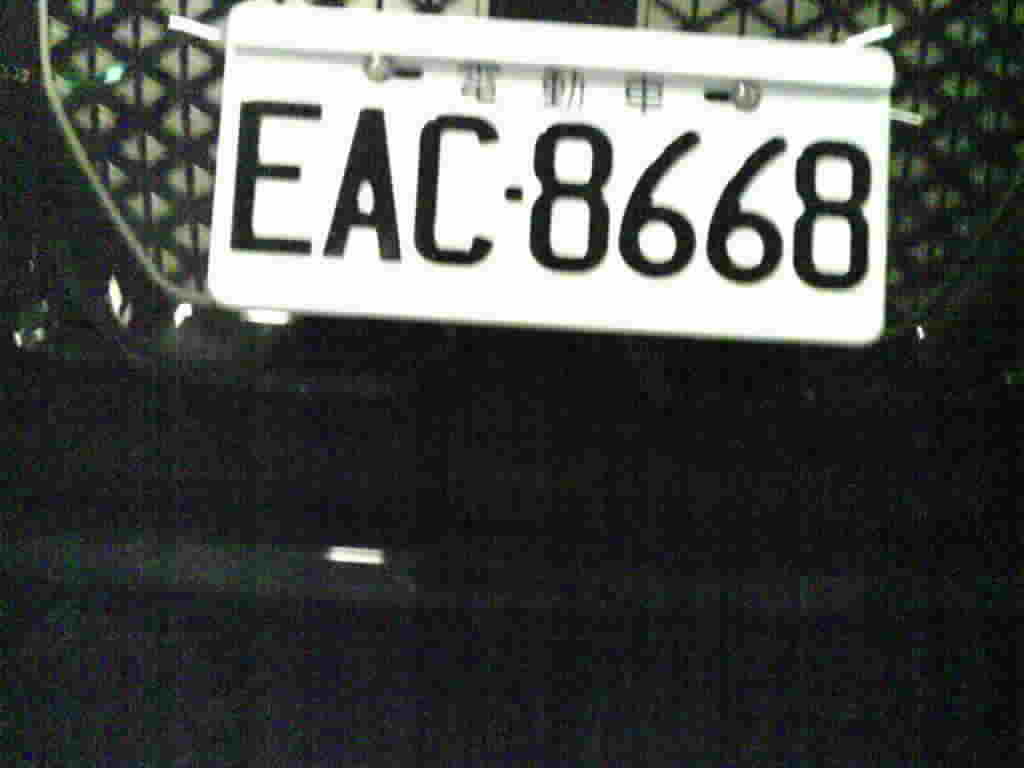
#> input picture 1128/capture (10).jpg, 1024 x 768 px, found by its file name; its folder holds only this picture in this run
$ python a.py '1128/capture (10).jpg'
#> lines starting #> are read from the running program, lines starting #| are printed output that depends on the picture; after the words box and inside, x2 and y2 are one past the last pixel; in counts of white or black regions, pixels touching at a corner belong together
#> further down, image is the input picture: shape (768, 1024, 3); mean B, G, R 77.3, 79.2, 77.5
### locate.py
import cv2
import numpy as np
import imutils

def get_points(img):
#> called with img = '1128/1128/capture (10).jpg'
    print(img)
    image = cv2.imread(img,cv2.IMREAD_COLOR)
    cv2.imshow('edged',image)
    cv2.waitKey(0)
    gray = cv2.cvtColor(image, cv2.COLOR_BGR2GRAY)

    gray = cv2.bilateralFilter(gray, 13, 15, 15)

    edged = cv2.Canny(gray, 30,150) #Perform Edge detection
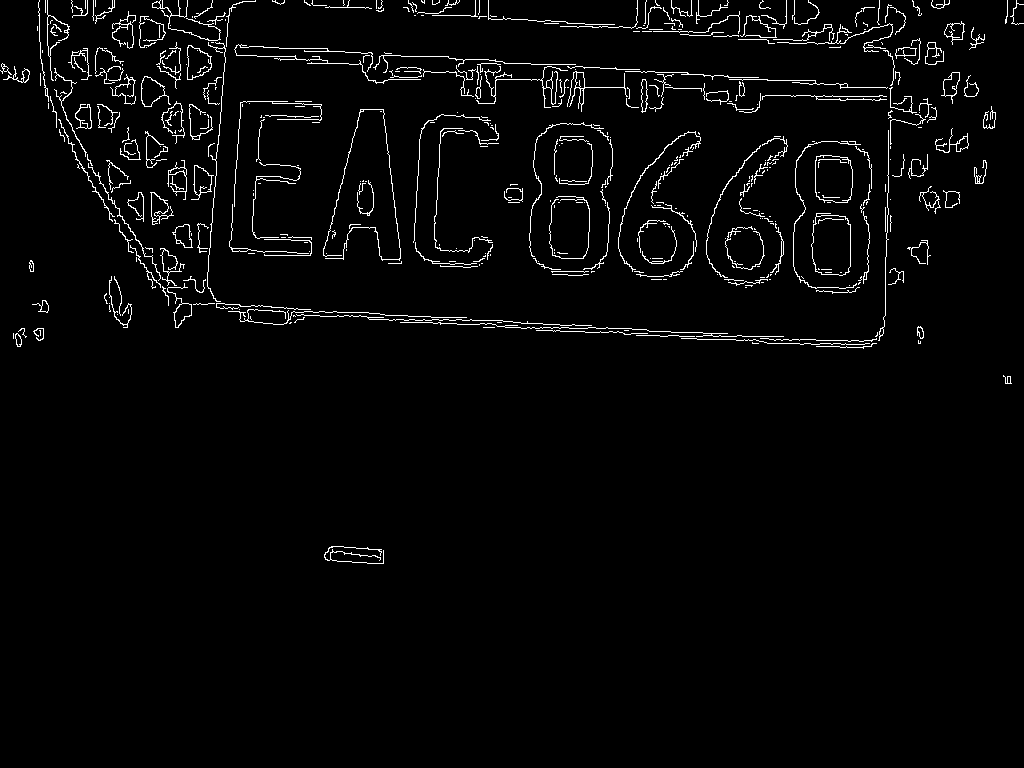
#> edged: shape (768, 1024); 2.7% white in thin lines or dots, all inside (x1, y1, x2, y2) = (0, 0, 1024, 564)

    cv2.imshow('edged',edged)
    cv2.waitKey(0)

    contours=cv2.findContours(edged.copy(),cv2.RETR_TREE,
                                                cv2.CHAIN_APPROX_SIMPLE)
#> contours = 527 contours, 440 with area under 20; largest, box (x1, y1, x2, y2) and area: (811, 213, 851, 276) 2099, (811, 215, 851, 276) 2084, (815, 155, 853, 203) 1586, (815, 155, 853, 203) 1570, (187, 45, 212, 80) 582
    contours = imutils.grab_contours(contours)
    contours = sorted(contours,key=cv2.contourArea, reverse = True)[:20]
#> contours = 20 contours; largest, box (x1, y1, x2, y2) and area: (811, 213, 851, 276) 2099, (811, 215, 851, 276) 2084, (815, 155, 853, 203) 1586, (815, 155, 853, 203) 1570, (187, 45, 212, 80) 582
    screenCnt = None
    for c in contours:
        # approximate the contour
        peri = cv2.arcLength(c, True)
        approx = cv2.approxPolyDP(c, 0.02 * peri, True)
        # if our approximated contour has four points, then
        # we can assume that we have found our screen
        if len(approx) == 4:
            screenCnt = approx
            break
#> this loop made 20 passes
#> peri on passes 1 to 12: 221.6, 189.3, 160.3, 183, 107.9, 120.1, 120.1, 92.67, 112.5, 115.3, 192.4, 79.46
    print("位置")
    print(screenCnt)

    # print(type(screenCnt),screenCnt,screenCnt.shape)
    temp=[]
    for i in range(4):
        temp.append((screenCnt[i][0][0],screenCnt[i][0][1]))
    return temp

### a.py
from locate import get_points
from imutils.perspective import four_point_transform
import cv2,sys,time
import numpy as np


img_path ="1128/"+sys.argv[1]
# img_path="photo/"+input("請輸入照片檔名(會自動填入路徑)：")
image = cv2.imread(img_path, cv2.IMREAD_COLOR)
# image = cv2.cvtColor(image, cv2.COLOR_BGR2GRAY)
# image=cv2.GaussianBlur(image,(5,5),10)
# ret, image = cv2.threshold(image, 127, 255, cv2.THRESH_BINARY)

t1=time.monotonic()

#> (the run stopped early here; a loop or call above may not have finished)

$ run again, on 1128/capture (14).jpg
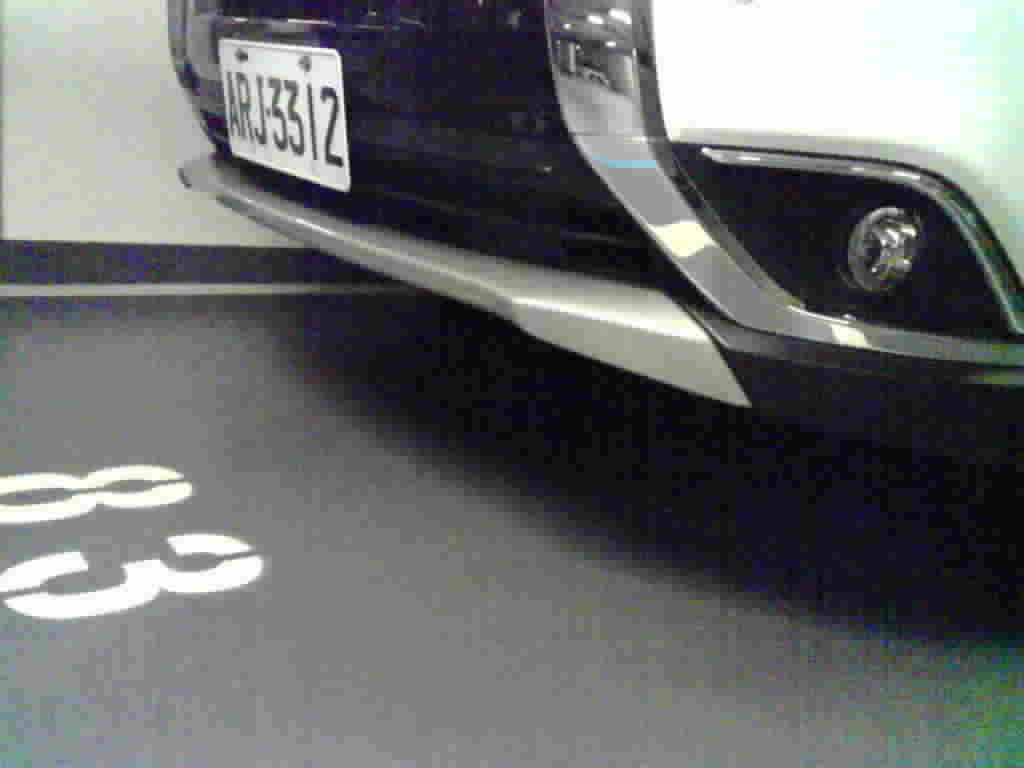
#> input picture 1128/capture (14).jpg, 1024 x 768 px, found by its file name
#> image is the input picture: shape (768, 1024, 3); mean B, G, R 108.3, 107.8, 106.2
#> in get_points, `edged = cv2.Canny(gray, 30,150)`:
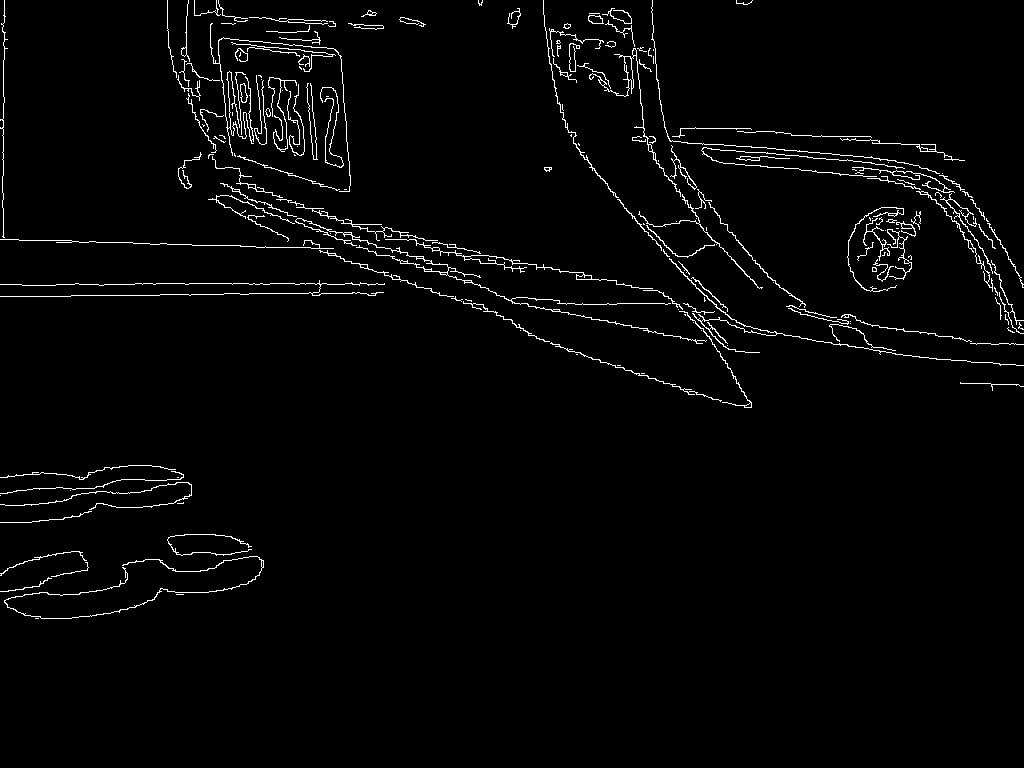
#> edged: shape (768, 1024); 2.3% white in thin lines or dots, all inside (x1, y1, x2, y2) = (0, 0, 1024, 619)
#> in get_points, `contours=cv2.findContours(edged.copy(),cv2.RETR_TREE, cv2.CHAIN_APPROX..`: contours = 237 contours, 172 with area under 20; largest, box (x1, y1, x2, y2) and area: (589, 48, 681, 197) 300, (295, 218, 707, 344) 226, (624, 56, 634, 89) 158, (669, 258, 1024, 366) 128, (385, 239, 653, 289) 123
#> in get_points, `contours = sorted(contours,key=cv2.contourArea, reverse = True)[:20]`: contours = 20 contours; largest, box (x1, y1, x2, y2) and area: (589, 48, 681, 197) 300, (295, 218, 707, 344) 226, (624, 56, 634, 89) 158, (669, 258, 1024, 366) 128, (385, 239, 653, 289) 123
#> the loop in get_points, `for c in contours:` made 15 passes
#> (peri, screenCnt) on pass 15: (436.1, [[916, 191], [959, 225], [992, 291], [959, 224]])
#| [[[916 191]]
#|  [[959 225]]
#|  [[992 291]]
#|  [[959 224]]]
#> after the loop in get_points, `for i in range(4):`: temp = [(916, 191), (959, 225), (992, 291), (959, 224)]
#| [(916, 191), (959, 225), (992, 291), (959, 224)]
#> in transformation, `rect = four_point_transform(image, np.array(four_points))`:
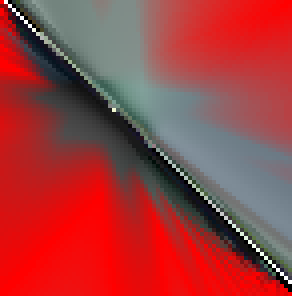
#> rect: shape (74, 73, 3) (shown 4 times larger); mean B, G, R 62.2, 61.8, 158.9

$ run again, on 1128/capture (16).jpg
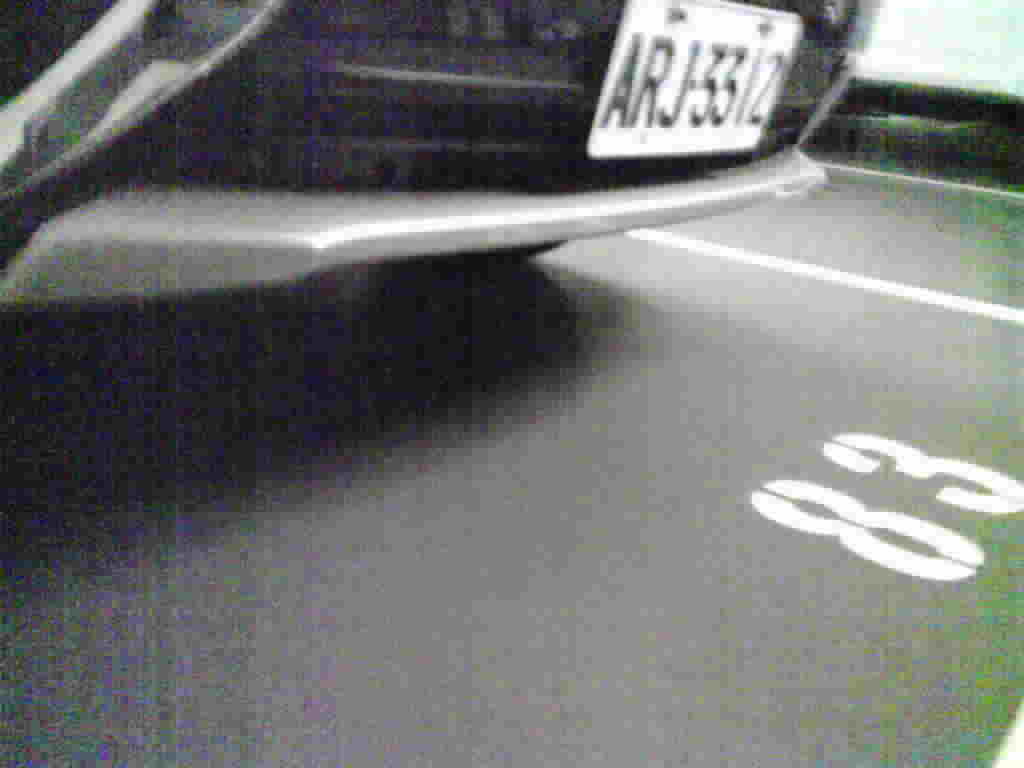
#> input picture 1128/capture (16).jpg, 1024 x 768 px, found by its file name
#> image is the input picture: shape (768, 1024, 3); mean B, G, R 115.3, 115.9, 114.6
#> in get_points, `gray = cv2.cvtColor(image, cv2.COLOR_BGR2GRAY)`:
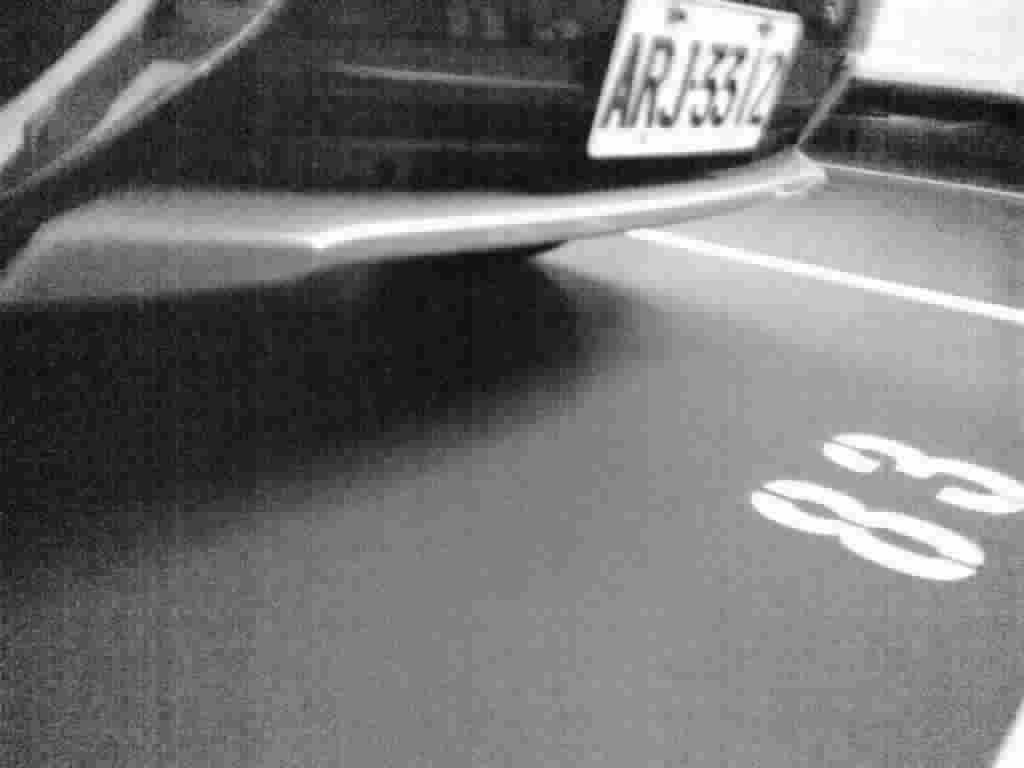
#> gray: shape (768, 1024); min 6, max 255, mean 115.5
#> in get_points, `edged = cv2.Canny(gray, 30,150)`:
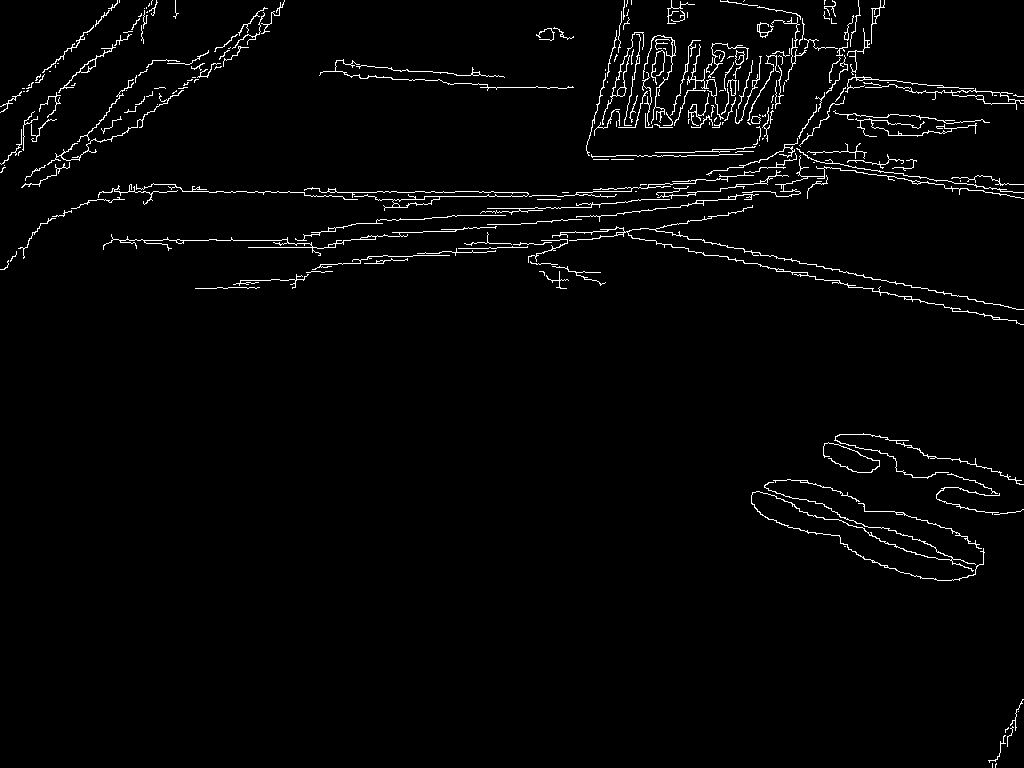
#> edged: shape (768, 1024); 2.3% white in thin lines or dots
#> in get_points, `contours=cv2.findContours(edged.copy(),cv2.RETR_TREE, cv2.CHAIN_APPROX..`: contours = 289 contours, 233 with area under 20; largest, box (x1, y1, x2, y2) and area: (865, 84, 1024, 110) 438, (952, 90, 1016, 105) 409, (304, 187, 529, 211) 304, (392, 196, 440, 208) 236, (552, 205, 1024, 325) 220
#> in get_points, `contours = sorted(contours,key=cv2.contourArea, reverse = True)[:20]`: contours = 20 contours; largest, box (x1, y1, x2, y2) and area: (865, 84, 1024, 110) 438, (952, 90, 1016, 105) 409, (304, 187, 529, 211) 304, (392, 196, 440, 208) 236, (552, 205, 1024, 325) 220
#> the loop in get_points, `for c in contours:` made 20 passes
#> peri on passes 2, 3, 4, 5, 7, 9, 10, 11: 160.1, 941.1, 115.6, 2517.2, 225, 50.63, 405.9, 43.8

$ run again, on 1128/capture (11).jpg
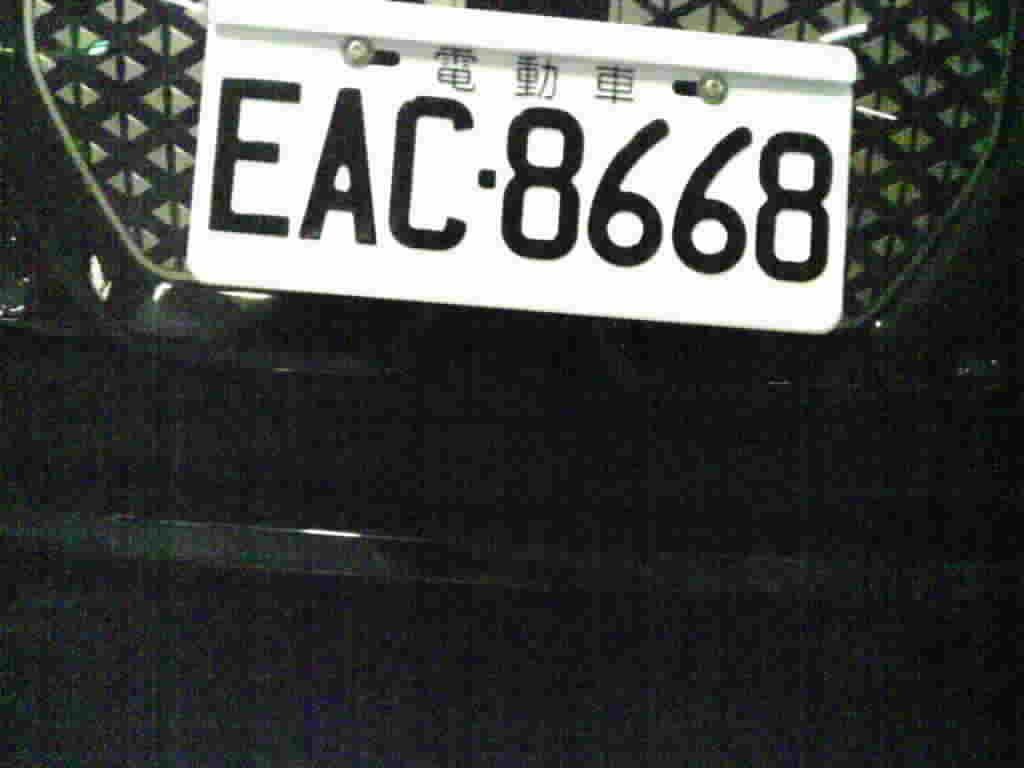
#> input picture 1128/capture (11).jpg, 1024 x 768 px, found by its file name
#> image is the input picture: shape (768, 1024, 3); mean B, G, R 71.5, 73.2, 71.6
#> in get_points, `edged = cv2.Canny(gray, 30,150)`:
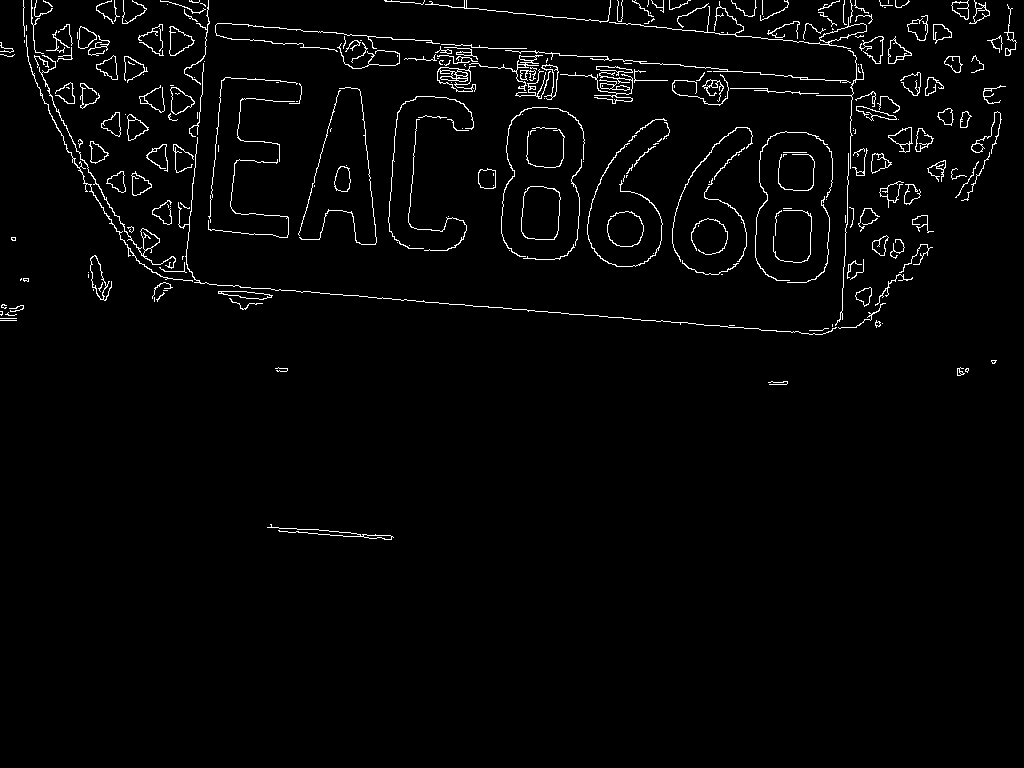
#> edged: shape (768, 1024); 2.4% white in thin lines or dots, all inside (x1, y1, x2, y2) = (0, 0, 1017, 540)
#> in get_points, `contours=cv2.findContours(edged.copy(),cv2.RETR_TREE, cv2.CHAIN_APPROX..`: contours = 369 contours, 246 with area under 20; largest, box (x1, y1, x2, y2) and area: (521, 186, 561, 240) 1828, (521, 186, 561, 240) 1812, (437, 66, 476, 92) 566, (609, 1, 867, 49) 433, (169, 26, 195, 56) 426
#> in get_points, `contours = sorted(contours,key=cv2.contourArea, reverse = True)[:20]`: contours = 20 contours; largest, box (x1, y1, x2, y2) and area: (521, 186, 561, 240) 1828, (521, 186, 561, 240) 1812, (437, 66, 476, 92) 566, (609, 1, 867, 49) 433, (169, 26, 195, 56) 426
#> the loop in get_points, `for c in contours:` made 12 passes
#> (peri, screenCnt) on pass 12: (824.8, [[42, 55], [127, 240], [173, 267], [104, 198]])
#| [[[ 42  55]]
#|  [[127 240]]
#|  [[173 267]]
#|  [[104 198]]]
#> after the loop in get_points, `for i in range(4):`: temp = [(42, 55), (127, 240), (173, 267), (104, 198)]
#| [(42, 55), (127, 240), (173, 267), (104, 198)]
#> in transformation, `rect = four_point_transform(image, np.array(four_points))`:
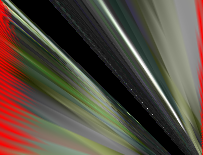
#> rect: shape (155, 203, 3); mean B, G, R 63.8, 75.3, 88
